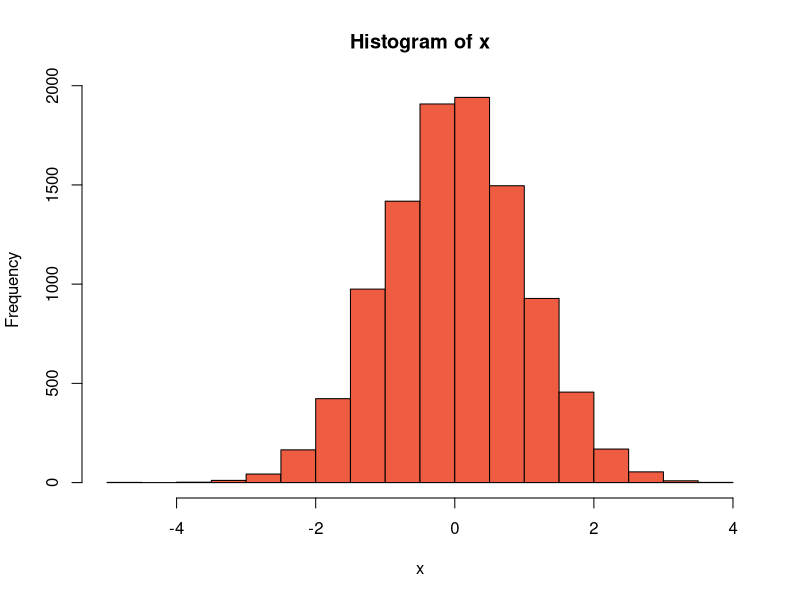
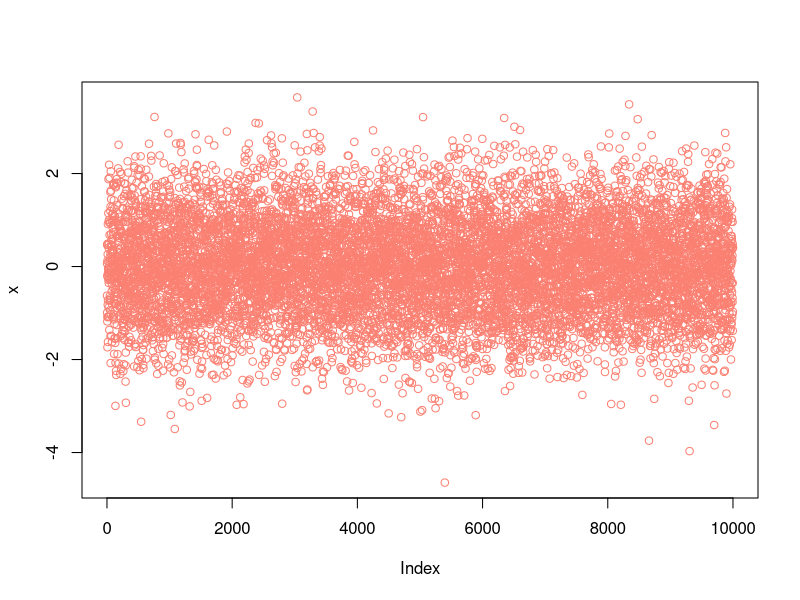
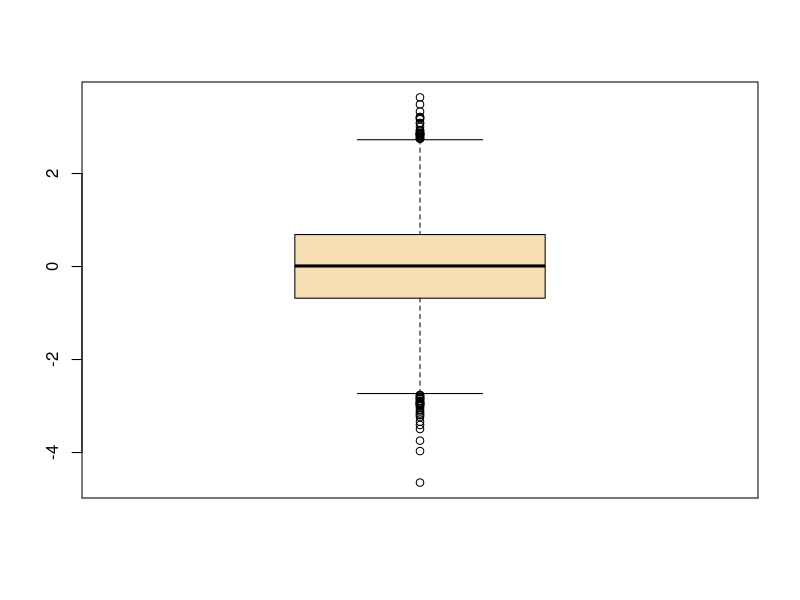

Here is the R script that generated these plots, in order:
## ---- chunk 1
x <- c(1,2,6,90,76.7)
## ---- chunk 2
length(x)
## ---- chunk 3
y<-c("esto","es","un","vector")
z<-c(1,10,100,1000)
## ---- chunk 4
x<-1:100;
x
## ---- chunk 5
x<-seq(1,100)
x
## ---- chunk 6
x<-seq(from=-12,to=30,by=3)
x
## ---- chunk 7
y<-seq(0,1,0.1)
y
## ---- chunk 8
z<-seq(by=0.1, to =1, from=0.5)
z
## ---- chunk 9
x<-c("Muchos", "años" ,"después" ,",", "frente", "al" ,"pelotón")
x[1:4]
## ---- chunk 10
x<-c(1,2,3,5,8,13,21)
x[3:6]
## ---- chunk 11
x<-c("Muchos", "años" ,"después" ,",", "frente", "al" ,"pelotón")
x[c(1,3,5,7)]
## ---- chunk 12
x<-c(1,2,3,5,8,13,21)
x[c(2, 7, 4)]
## ---- chunk 13
x<-c(1,2,3,5,8,13,21)
x[-2]
## ---- chunk 14
# Todos menos el segundo elemento
x[-c(2, 7, 4)]   # Todos menos el segundo , séptimo y cuarto elemento
x[-length(x)]    # ¿Esto qué hace?
## ---- chunk 15
x<-c(1,2,3,5,8,13,21)
x[-6] 
x     # Estoy intacto
## ---- chunk 16
x <- c(88,5,12,13)
x <- c(x[1:3],168,x[4]) 
x
## ---- chunk 17
x<-c()
x                 # Soy un vector vacío :(
x[1]<- 2
x[2:5]<-c(56,78,90,12)
x                 # Ahora ya no :)
## ---- chunk 18
x<-rep(3,5)
x
y<-rep(c(1,2,3,5),3)
y
## ---- chunk 19
primos<-c(1,2,3,5,7,11)
z<-rep(primos,4)
z
## ---- chunk 20
x<-c(1,2,3,4)
y<-rep(x,each=2)
y
## ---- chunk 21
x<- 1:15
any(x > 7.5)
## ---- chunk 22
any(x > 19.76)
any(x >= 15)
## ---- chunk 23
all(x> sqrt(100))
## ---- chunk 24
all(x>0)
## ---- chunk 25
x<-c(1,2,3)
y<-c(4,5,6)
x + y 
x-y
x*x
y*y
x*y
3*x                #Multiplicación por escalar: término a término
sqrt(2)*y          # Sí, por cualquier escalar!
3*x + sqrt(2)*y    # Operaciones más complejas
## ---- chunk 26
x<-rnorm(1000)
min(x)
max(x)
range(x)
sum(x)
mean(x)
median(x)
sd(x)
quantile(x)
## ---- chunk 27
x<- c(rep(3,5),1:15,rep(c(1,2,3),5))
unique(x)
## ---- chunk 28
x<-sample(10,10)
x
sort(x)
## ---- chunk 29
x<- rnorm(10000)
hist(x,col="tomato2")
plot(x,col="salmon")
boxplot(x,col="wheat")
## ---- chunk 30
edades<-c(35,35,70,17,14)
edades
## ---- chunk 31
nombres <-c("Jerry","Beth","Rick", "Summer","Morty")
nombres
## ---- chunk 32
names(edades)<-nombres
## ---- chunk 33
edades
## ---- chunk 34
edades[3]
## ---- chunk 35
edades["Rick"]
## ---- chunk 36
edades[c("Rick","Morty")]
## ---- chunk 37
genomeSizeM_BP<-c(3234.83,2716.97,143.73,0.014281,12.1)
## ---- chunk 38
genomeSizeM_BP*1e6
## ---- chunk 39
organismo<-c("Human","Mouse","Fruit Fly","Roundworm","Yeast")
## ---- chunk 40
names(genomeSizeM_BP) <- organismo
## ---- chunk 41
genomeSizeM_BP
## ---- chunk 42
genomeSizeM_BP[1]
## ---- chunk 43
genomeSizeM_BP[1:4]
## ---- chunk 44
genomeSizeM_BP[c(1,2,5)]
## ---- chunk 45
genomeSizeM_BP[-c(1,3,5)]
## ---- chunk 46
genomeSizeM_BP[c("Yeast","Human")]
## ---- chunk 47
x <- c(88,NA,12,168,13)
## ---- chunk 48
x <- c(88,NA,12,168,13)
## ---- chunk 49
is.na(x)
## ---- chunk 50
x <- c(88,NA,12,168,13)
mean(x)
## ---- chunk 51
x <- c(88,NA,12,168,13)
mean(x,na.rm=TRUE)

## ---- chunk 52
un_vector<-c(1,2,3,5,7,11,13,17,19) 
otro_vector <- un_vector[un_vector*un_vector > 10]   # Leeme de adentro hacia afuera
otro_vector
## ---- chunk 53
un_vector
un_vector*un_vector > 10    # Mira, de adentro hacia afuera
indices<-un_vector*un_vector > 10 
un_vector[indices]
un_vector[c(FALSE,FALSE,FALSE,TRUE,TRUE,TRUE,TRUE,TRUE,TRUE)]
## ---- chunk 54
un_vector[c(rep(0,3),rep(1,1))]
## ---- chunk 55
un_vector<-c(1,2,3,5,7,11,13,17,19) 
otro_vector <- subset(un_vector,un_vector*un_vector > 10)   
otro_vector
## ---- chunk 56
un_vector<-c(1,2,3,5,7,11,NA,13,17,NA,19) 
otro_vector <- un_vector[un_vector*un_vector > 10]   # Leeme de adentro hacia afuera
otro_vector  # Aquí salen las NAs
## ---- chunk 57
un_vector<-c(1,2,3,5,7,11,NA, 13,17,NA, 19) 
otro_vector <- subset(un_vector,un_vector*un_vector > 10)   
otro_vector  # Aquí ya no aparecen las NAs
## ---- chunk 58
z <- c(5,2,-3,8)
which(z*z > 8)

## ---- chunk 59
z[which(z*z > 8)]
## ---- chunk 60
x<-c(1,4,9,16,25)
y<-1:5
y<-y*y
## ---- chunk 61
x==y
## ---- chunk 62
y <-5:9
y
## ---- chunk 63
x=y
## ---- chunk 64
x
y
## ---- chunk 65
x <- seq(1,10000,1)
y <- seq(1,10000,1)
all(x==y)
## ---- chunk 66
sum(x==y)
## ---- chunk 67
x<- c(1,2,2,3,1,2,3,3,1,2,3,3,1)
x
as.factor(x)
x<-as.factor(x)
x
## ---- chunk 68
meses = c("March","April","January","November","January",
       "September","October","September","November","August",
        "January","November","November","February","May","August",
        "July","December","August","August","September","November",
         "February","April")
meses
meses<-as.factor(meses)
meses
## ---- chunk 69
table(meses)
levels(meses)
levels(meses)[1]
levels(meses)[1]<-"Abril"
levels(meses)
meses
